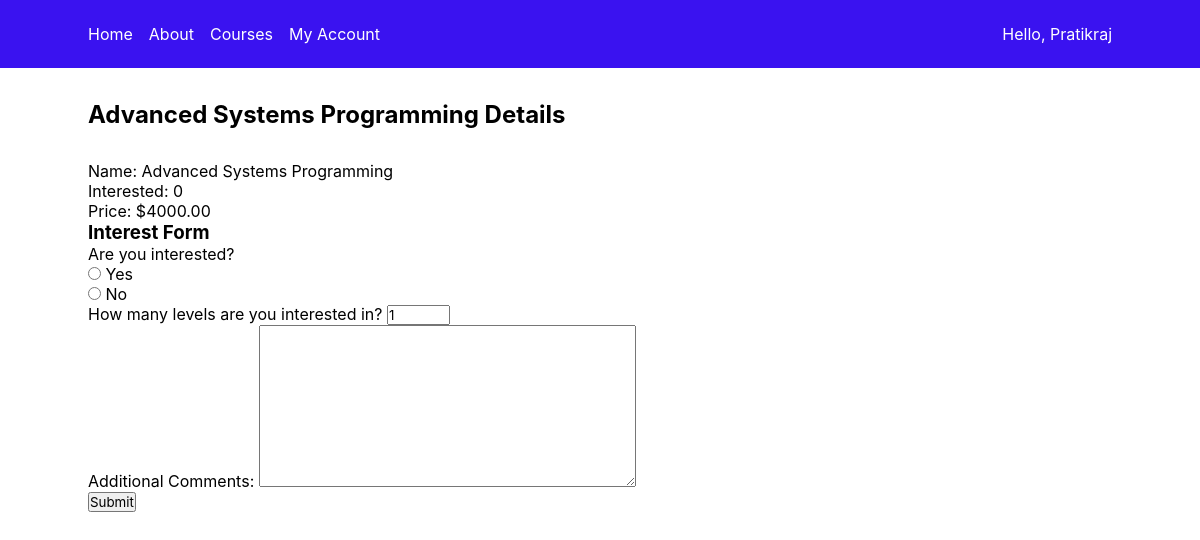
/courses/2/, run on the app's committed database.
### myapp/models.py (models this page shows, shortened)
class Course(models.Model):
    LEVEL_CHOICES = [
        ("BE", "Beginner"),
        ("IN", "Intermediate"),
        ("AD", "Advanced"),
    ]
    title = models.CharField(max_length=200)
    description = models.TextField()
    instructor = models.ForeignKey(Instructor, on_delete=models.CASCADE, default=None)
    categories = models.ForeignKey(Category, on_delete=models.CASCADE)
    students = models.ManyToManyField(Student, blank=True)
    start_date = models.DateField()
    end_date = models.DateField()
    price = models.DecimalField(max_digits=10, decimal_places=2)
    level = models.CharField(max_length=10, choices=LEVEL_CHOICES, default="BE")
    interested = models.PositiveIntegerField(default=0)
    interested_students = models.ManyToManyField(Student, related_name='interested_courses', blank=True)

### myapp/views.py (the view, shortened to what this page needs)
# urls.py: path('courses/<int:course_id>/', views.course_detail, name='course_detail'),
def course_detail(request, course_id):
    course = get_object_or_404(Course, pk=course_id)
    form = InterestForm()
    return render(request, 'myapp/course_detail.html', {'course': course, 'form': form})

### myapp/forms.py
class InterestForm(forms.Form):
    INTEREST_CHOICES = [
        (1, 'Yes'),
        (0, 'No'),
    ]
    interested = forms.TypedChoiceField(
        label='Are you interested?',
        choices=INTEREST_CHOICES,
        widget=forms.RadioSelect,
        coerce=int,
    )
    levels = forms.IntegerField(
        label='How many levels are you interested in?',
        initial=1,
        min_value=1,
        max_value=3,
    )
    comments = forms.CharField(
        label='Additional Comments',
        widget=forms.Textarea,
        required=False,
    )

### myapp/templates/myapp/course_detail.html (shortened to what this page needs)
{% extends 'myapp/base.html' %}
{% block body_block %}
    <h2>{{ course.title }} Details</h2>
    <p>Name: {{ course.title }}</p>
    <p>Interested: {{ course.interested }}</p>
    <p>Price: ${{ course.price }}</p>
    <h3>Interest Form</h3>
    <form method="post" action="">
      {{ form.as_p }}
      <input type="submit" value="Submit">
    </form>
{% endblock %}

### myapp/static/myapp/style.css (style rules this page uses)
* { margin: 0; padding: 0; box-sizing: border-box; font-family: -apple-system, BlinkMacSystemFont, "Segoe UI", ui-system, sans-serif; }
html { width: 100%; }
body { width: 100%; }
h2 { margin-bottom: 2rem; }

### data on the page
Course: title "Advanced Systems Programming", interested "0", price "4000.00"
